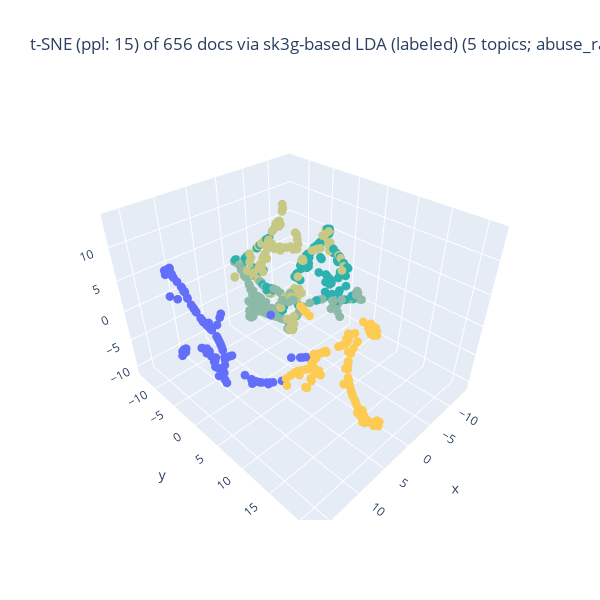
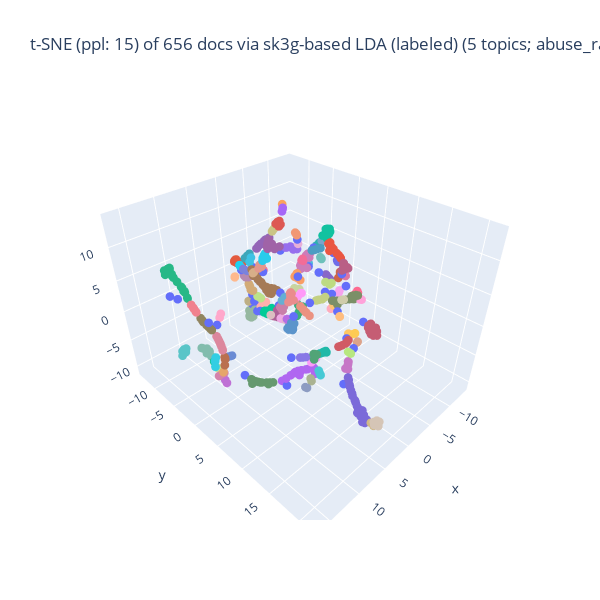
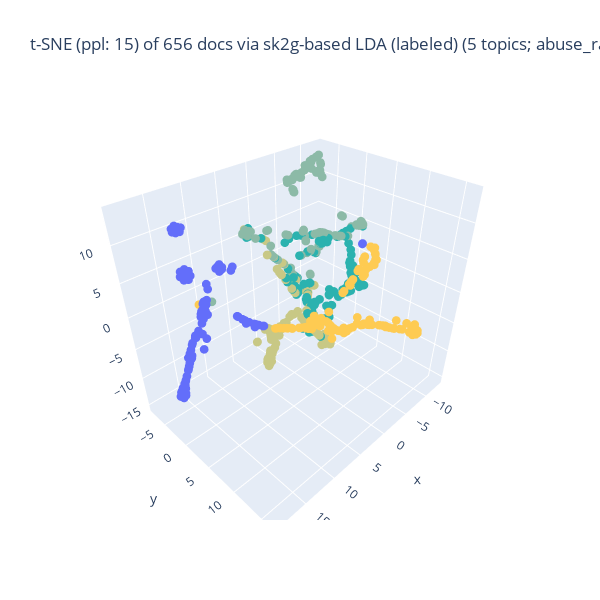
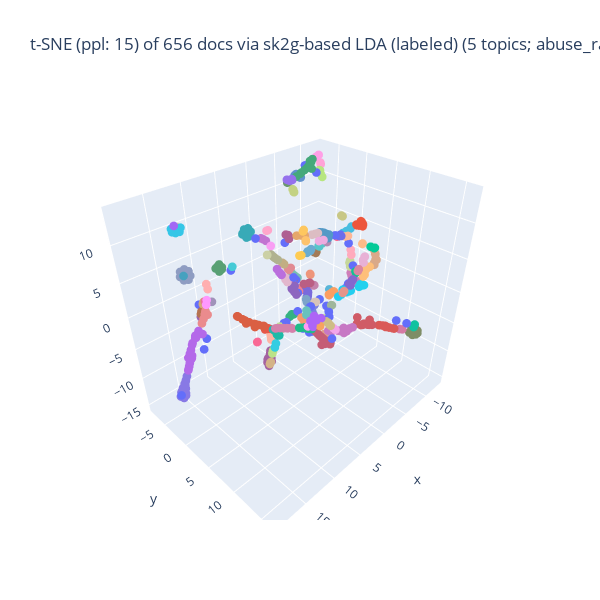

Source (notebook cell) for these figures, in order:
### Code cell
## main 可視化の実行: 3D, 2D, HC, Polar HC
import numpy as np

#
if use_labeled_LDA:
    term_abuse_rate = "N.A."
##
target_term_types = used_term_types
target_term_types = target_term_types[1:]
print(f"target_term_types: {target_term_types}")
##
dominancy_text = "; ".join([f"{k}={v:0.2f}" for k, v in dominancy_dict.items()])
purity_text    = "; ".join([f"{k}={v:0.2f}" for k, v in purity_dict.items()])
##
for term_type in target_term_types[::-1]:
    print(f"processing: {term_type}")
    ##
    plot_df = plot_dfs[term_type]
    print(f"plot_df: {plot_df}")
    
    ## title
    if   dim_reducer == 'ICA':
        dim_reduct_text = f"ICA"
    elif dim_reducer == 'PCA':
        dim_reduct_text = f"PCA"
    elif dim_reducer == 'PLS':
        dim_reduct_text = f"PLS"
    elif dim_reducer == 'MDS':
        dim_reduct_text = f"MDS"
    elif dim_reducer == 'LLE':
        dim_reduct_text = f"LLE (n_ngh: {lle_n_neighbors})"
    elif dim_reducer == 'Isomap':
        dim_reduct_text = f"Isomap (n_ngh: {isomap_n_neighbors})"
    elif dim_reducer == 'tSNE':
        dim_reduct_text = f"t-SNE (ppl: {doc_perplexity_val})"
    elif dim_reducer == 'UMAP':
        dim_reduct_text = f"UMAP (n_ngh: {umap_n_neighbors})"
    else:
        dim_reduct_text = f"X"
    ##
    if use_labeled_LDA:
        title_val = f"{dim_reduct_text} of {len(plot_df)} docs via {term_type[:-3]}-based {encoding_method} ({n_topics} topics; abuse_rate: N.A.)"
    else:
        title_val = f"{dim_reduct_text} of {len(plot_df)} docs via {term_type[:-3]}-based {encoding_method} ({n_topics} topics; abuse_rate: {term_abuse_rate:0.2f})"
    
    ## 3D可視化: coloring for language
    draw_3D_plot (plot_df, color_var = 'language', title = title_val, check = False)
    
    ## 3D可視化: coloring for cluster
    draw_3D_plot (plot_df, color_var = 'cluster', title = title_val, check = False)

    ## F_value の表示
    print(f"F_value")
    F_value_df
    
    ## 2D可視化
    draw_2D_plots (plot_df, color_var = 'language', label_var = 'form', title = title_val, check = False)

    ## HC
    dendrog, hc_sampling_rate, hc_sample_n = draw_HC_plot (plot_df, dim_reduct_text)

    ## Polar HC
    draw_radial_HC_plot (dendrog, hc_sampling_rate, hc_sample_n, dim_reduct_text)

### Figure 1 — Plotly figure (JSON) as saved in the notebook; plotly's stock layout.template omitted (floating-point values rounded to 4 significant figures; data arrays with more than 128 entries replaced by an {"elided": "..."} marker saying what was removed)
{"data": [{"marker": {"color": {"elided": "656 int values"}, "colorscale": [[0, "#636EFA"], [0.1111, "#EF553B"], [0.2222, "#00CC96"], [0.3333, "#AB63FA"], [0.4444, "#FFA15A"], [0.5556, "#19D3F3"], [0.6667, "#FF6692"], [0.7778, "#B6E880"], [0.8889, "#FF97FF"], [1, "#FECB52"]], "size": 3}, "mode": "markers", "type": "scatter3d", "x": {"elided": "656 float values"}, "y": {"elided": "656 float values"}, "z": {"elided": "656 float values"}}], "layout": {"autosize": false, "height": 600, "title": {"text": "t-SNE (ppl: 15) of 656 docs via sk3g-based LDA (labeled) (5 topics; abuse_rate: N.A.)"}, "width": 600}}

### Figure 2 — Plotly figure (JSON) as saved in the notebook; plotly's stock layout.template omitted (floating-point values rounded to 4 significant figures; data arrays with more than 128 entries replaced by an {"elided": "..."} marker saying what was removed)
{"data": [{"marker": {"color": {"elided": "656 int values"}, "colorscale": [[0, "#636EFA"], [0.1111, "#EF553B"], [0.2222, "#00CC96"], [0.3333, "#AB63FA"], [0.4444, "#FFA15A"], [0.5556, "#19D3F3"], [0.6667, "#FF6692"], [0.7778, "#B6E880"], [0.8889, "#FF97FF"], [1, "#FECB52"]], "size": 3}, "mode": "markers", "type": "scatter3d", "x": {"elided": "656 float values"}, "y": {"elided": "656 float values"}, "z": {"elided": "656 float values"}}], "layout": {"autosize": false, "height": 600, "title": {"text": "t-SNE (ppl: 15) of 656 docs via sk3g-based LDA (labeled) (5 topics; abuse_rate: N.A.)"}, "width": 600}}

### Figure 3 — Plotly figure (JSON) as saved in the notebook; plotly's stock layout.template omitted (floating-point values rounded to 4 significant figures; data arrays with more than 128 entries replaced by an {"elided": "..."} marker saying what was removed)
{"data": [{"marker": {"color": {"elided": "656 int values"}, "colorscale": [[0, "#636EFA"], [0.1111, "#EF553B"], [0.2222, "#00CC96"], [0.3333, "#AB63FA"], [0.4444, "#FFA15A"], [0.5556, "#19D3F3"], [0.6667, "#FF6692"], [0.7778, "#B6E880"], [0.8889, "#FF97FF"], [1, "#FECB52"]], "size": 3}, "mode": "markers", "type": "scatter3d", "x": {"elided": "656 float values"}, "y": {"elided": "656 float values"}, "z": {"elided": "656 float values"}}], "layout": {"autosize": false, "height": 600, "title": {"text": "t-SNE (ppl: 15) of 656 docs via sk2g-based LDA (labeled) (5 topics; abuse_rate: N.A.)"}, "width": 600}}

### Figure 4 — Plotly figure (JSON) as saved in the notebook; plotly's stock layout.template omitted (floating-point values rounded to 4 significant figures; data arrays with more than 128 entries replaced by an {"elided": "..."} marker saying what was removed)
{"data": [{"marker": {"color": {"elided": "656 int values"}, "colorscale": [[0, "#636EFA"], [0.1111, "#EF553B"], [0.2222, "#00CC96"], [0.3333, "#AB63FA"], [0.4444, "#FFA15A"], [0.5556, "#19D3F3"], [0.6667, "#FF6692"], [0.7778, "#B6E880"], [0.8889, "#FF97FF"], [1, "#FECB52"]], "size": 3}, "mode": "markers", "type": "scatter3d", "x": {"elided": "656 float values"}, "y": {"elided": "656 float values"}, "z": {"elided": "656 float values"}}], "layout": {"autosize": false, "height": 600, "title": {"text": "t-SNE (ppl: 15) of 656 docs via sk2g-based LDA (labeled) (5 topics; abuse_rate: N.A.)"}, "width": 600}}
